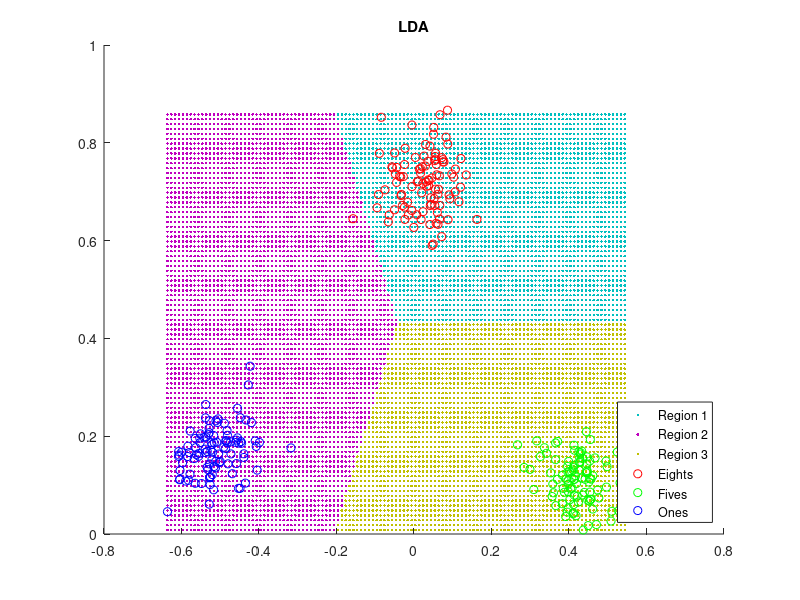

MATLAB code to generate this figure:
% Prepare the workspace
close all 
clear all

% Load dataset in Matlab
load AC50001_assignment2_data.mat;

% Combine dataset
 data = [digit_eight, digit_five, digit_one];

% LDA

% Labels
 labels_1 = cell(300,1);
 for i=1:100
     labels_1{i} = 'eight';
 end
 for i=101:200
     labels_1{i} = 'five';
 end
 for i=201:300
     labels_1{i} = 'one';
 end
 
 % Class means
 mean_8 = mean(digit_eight')';
 mean_5 = mean(digit_five')';
 mean_1 = mean(digit_one')';
 mean_all = (mean_8+mean_5+mean_1)./3;
 
 % Class covariance matrix
 S8 = cov(digit_eight');
 S5 = cov(digit_five');
 S1 = cov(digit_one');
 
 % Within class scatter matrix
 Sw = S8+S5+S1;
 
 % Adjust Sw
 idmatrix = eye(784);
 idmatrix = idmatrix*0.01;
 Sw = Sw + idmatrix;
 n=100;
 
 % Between class scatter matrix
 Sb8 = 100*(mean_8-mean_all)*(mean_8-mean_all)';
 Sb5 = 100*(mean_5-mean_all)*(mean_5-mean_all)';
 Sb1 = 100*(mean_1-mean_all)*(mean_1-mean_all)';
 SB = Sb8 + Sb5 + Sb1;
 
 % LDA projection
 invSw = inv(Sw);
 invSw_by_SB = invSw * SB;
 
 % Vector Projection 
 [V,D] = eigs(invSw_by_SB);
 LDA_score = data'*V(:,1:2);

 % K-means clustering, k=3
  rng(1);
 [idx,C] = kmeans(LDA_score,3);
 x1 = min(LDA_score(:,1)):0.01:max(LDA_score(:,1));
 x2 = min(LDA_score(:,2)):0.01:max(LDA_score(:,2));
 [x1G,x2G] = meshgrid(x1,x2);
 XGrid = [x1G(:),x2G(:)]; 

 idx2Region = kmeans(XGrid,3,'MaxIter',100,'Start',C);
 
 % Plot the cluster regions
 figure;
gscatter(XGrid(:,1),XGrid(:,2),idx2Region,...
    [0,0.75,0.75;0.75,0,0.75;0.75,0.75,0],'..');
hold on;
scatter(LDA_score(1:100,1), LDA_score(1:100,2),'r')
scatter(LDA_score(101:200,1), LDA_score(101:200,2),'g')
scatter(LDA_score(201:300,1), LDA_score(201:300,2),'b')
title 'LDA';
legend('Region 1','Region 2','Region 3','Eights','Fives','Ones','Location','SouthEast');
hold off;